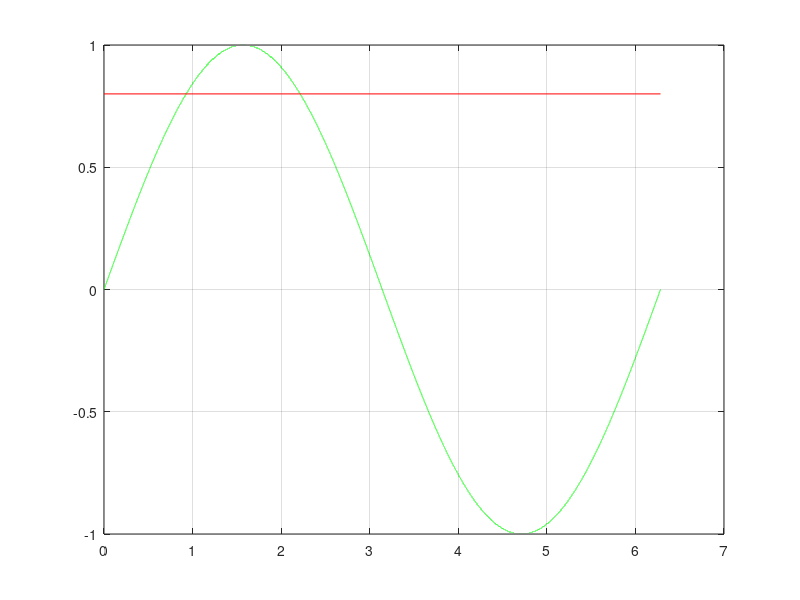

Write MATLAB code to recreate this figure.
% Trigonometry functions
clc, clearvars, close all

max_x = 2*pi;
x = linspace(0, max_x, 100000);
y = sin(x);
y_check = 0.8;

plot(x, y, 'g'), hold on, plot([0 max_x], [y_check y_check], 'r')
grid on

y_greater = y > y_check;
final_percentage = sum(y_greater) / length(y)
